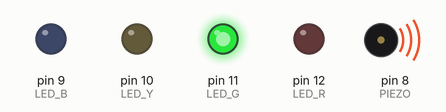
The sketch below on a simulated Arduino Uno, built with avr-gcc and run on an emulated ATmega328P. Parts: output pins drawn as LEDs (lit = HIGH), buzzer (waves = sounding).

Above: at 0.2 s.
At 7.38 s:
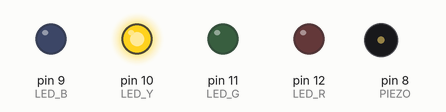
At 16.2 s:
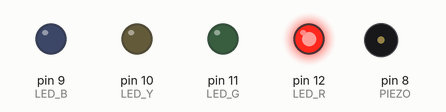
At 18.92 s:
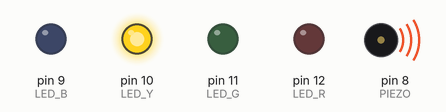
At 24.83 s:
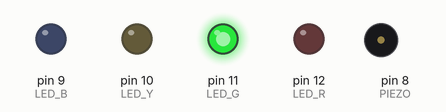
At 34.2 s:
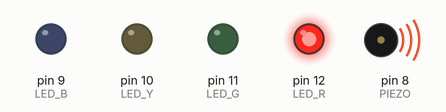
Timing chart, 0 to 40.0 s (numbered marks = the images above):
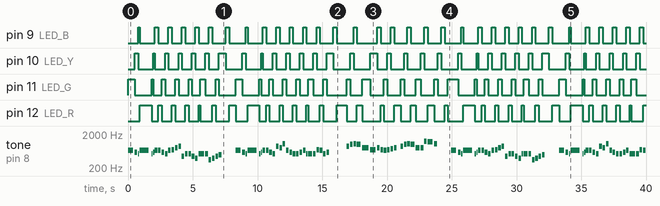

Measured:
- by itself, pin 9 (LED_B): LOW → HIGH at 0.78 s, → LOW 0.13 s later, → HIGH 1.2 s later, → LOW 0.26 s later, … (66 changes in this stretch)
- by itself, pin 10 (LED_Y): LOW → HIGH at 0.52 s, → LOW 0.26 s later, → HIGH 1.2 s later, → LOW 0.13 s later, … (66 changes in this stretch)
- by itself, pin 11 (LED_G): LOW → HIGH at 0.00 s, → LOW 0.52 s later, → HIGH 1.3 s later, → LOW 0.13 s later, … (66 changes in this stretch)
- by itself, pin 12 (LED_R): LOW → HIGH at 0.91 s, → LOW 0.91 s later, → HIGH 0.52 s later, → LOW 0.26 s later, … (65 changes in this stretch)
- by itself, tone on pin 8 (PIEZO): plays 660 Hz for 0.40 s, 588 Hz for 0.20 s, 524 Hz for 0.10 s, 660 Hz for 0.70 s, 524 Hz for 0.10 s, 588 Hz for 0.10 s … (123 notes in this stretch)

The sketch:

Arduino_music_player.ino
```cpp
#define REST 0
#define NOTE_B0 31
#define NOTE_C1 33
#define NOTE_CS1 35
#define NOTE_D1 37
#define NOTE_DS1 39
#define NOTE_E1 41
#define NOTE_F1 44
#define NOTE_FS1 46
#define NOTE_G1 49
#define NOTE_GS1 52
#define NOTE_A1 55
#define NOTE_AS1 58
#define NOTE_B1 62
#define NOTE_C2 65
#define NOTE_CS2 69
#define NOTE_D2 73
#define NOTE_DS2 78
#define NOTE_E2 82
#define NOTE_F2 87
#define NOTE_FS2 93
#define NOTE_G2 98
#define NOTE_GS2 104
#define NOTE_A2 110
#define NOTE_AS2 117
#define NOTE_B2 123
#define NOTE_C3 131
#define NOTE_CS3 139
#define NOTE_D3 147
#define NOTE_DS3 156
#define NOTE_E3 165
#define NOTE_F3 175
#define NOTE_FS3 185
#define NOTE_G3 196
#define NOTE_GS3 208
#define NOTE_A3 220
#define NOTE_AS3 233
#define NOTE_B3 247
#define NOTE_C4 262
#define NOTE_CS4 277
#define NOTE_D4 294
#define NOTE_DS4 311
#define NOTE_E4 330
#define NOTE_F4 349
#define NOTE_FS4 370
#define NOTE_G4 392
#define NOTE_GS4 415
#define NOTE_A4 440
#define NOTE_AS4 466
#define NOTE_B4 494
#define NOTE_C5 523
#define NOTE_CS5 554
#define NOTE_D5 587
#define NOTE_DS5 622
#define NOTE_E5 659
#define NOTE_F5 698
#define NOTE_FS5 740
#define NOTE_G5 784
#define NOTE_GS5 831
#define NOTE_A5 880
#define NOTE_AS5 932
#define NOTE_B5 988
#define NOTE_C6 1047
#define NOTE_CS6 1109
#define NOTE_D6 1175
#define NOTE_DS6 1245
#define NOTE_E6 1319
#define NOTE_F6 1397
#define NOTE_FS6 1480
#define NOTE_G6 1568
#define NOTE_GS6 1661
#define NOTE_A6 1760
#define NOTE_AS6 1865
#define NOTE_B6 1976
#define NOTE_C7 2093
#define NOTE_CS7 2217
#define NOTE_D7 2349
#define NOTE_DS7 2489
#define NOTE_E7 2637
#define NOTE_F7 2794
#define NOTE_FS7 2960
#define NOTE_G7 3136
#define NOTE_GS7 3322
#define NOTE_A7 3520
#define NOTE_AS7 3729
#define NOTE_B7 3951
#define NOTE_C8 4186
#define NOTE_CS8 4435
#define NOTE_D8 4699
#define NOTE_DS8 4978

// define analog outputs for piezo and LEDs
#define LED_R 12
#define LED_Y 10
#define LED_G 11
#define LED_B 9
#define PIEZO 8

// define the sequence of notes in the melody
int melody[] = {
    NOTE_E4, NOTE_D4, NOTE_C4, NOTE_E4, NOTE_C4, NOTE_D4, NOTE_E4, NOTE_E4, NOTE_D4, NOTE_C4, NOTE_E4, NOTE_F4, NOTE_G4, NOTE_A4,
    NOTE_A3, NOTE_C4, NOTE_C4, NOTE_A3, NOTE_G3, NOTE_C4, NOTE_C4, NOTE_C4, NOTE_F3, NOTE_G3, NOTE_A3, NOTE_B3, REST, REST, REST,
    NOTE_E4, NOTE_D4, NOTE_C4, NOTE_E4, NOTE_C4, NOTE_D4, NOTE_E4, NOTE_E4, NOTE_D4, NOTE_C4, NOTE_A4, NOTE_G4, NOTE_C5, NOTE_E4,
    NOTE_D4, NOTE_C4, NOTE_C4, NOTE_D4, NOTE_E4, NOTE_C4, NOTE_C4, NOTE_C4, NOTE_F4, NOTE_E4, NOTE_C4, NOTE_D4, REST, REST, REST,
    REST, NOTE_A4, NOTE_B4, NOTE_C5, NOTE_B4, NOTE_G4, NOTE_F4, NOTE_G4, NOTE_F4, NOTE_E4, NOTE_F4, NOTE_FS4, NOTE_G4,
    REST, NOTE_A4, NOTE_B4, NOTE_C5, NOTE_B4, NOTE_G4, NOTE_G4, NOTE_DS5, NOTE_D5, NOTE_C5, REST, REST, REST, REST};

// define the lengths of each note (and rest) in the sequence. Each unit corresponds to a sixteenth note,
// 2 = eighth note, 4 = quarter note, etc.
int noteDurations[] = {
    4, 2, 1, 7, 1, 1, 2, 2, 2, 2, 2, 2, 2, 2,
    2, 2, 2, 2, 2, 1, 3, 2, 2, 2, 2, 2, 2, 2, 4,
    4, 2, 1, 7, 1, 1, 2, 2, 2, 2, 2, 2, 2, 2,
    2, 2, 2, 2, 2, 1, 3, 2, 2, 2, 2, 2, 2, 2, 4,
    2, 2, 2, 2, 3, 5, 4, 2, 2, 2, 2, 2, 2,
    2, 2, 2, 2, 3, 3, 2, 2, 4, 2, 2, 2, 2, 2};

// a boolean which indicates whether or not to advance to the next LED on a given note
bool advance[] = {
    true, true, true, true, true, true, true, true, true, true, true, true, true, true,
    true, true, true, true, true, true, true, true, true, true, true, true, false, true, true,
    true, true, true, true, true, true, true, true, true, true, true, true, true, true,
    true, true, true, true, true, true, true, true, true, true, true, true, false, true, true,
    false, true, true, true, true, true, true, true, true, true, true, true, true,
    false, true, true, true, true, true, true, true, true, true, true, true, true, true};

void setup()
{
  pinMode(LED_R, OUTPUT);
  pinMode(LED_Y, OUTPUT);
  pinMode(LED_G, OUTPUT);
  pinMode(LED_B, OUTPUT);
}

void loop()
{
  play();
  digitalWrite(LED_R, LOW);
  digitalWrite(LED_G, LOW);
  digitalWrite(LED_Y, LOW);
  digitalWrite(LED_B, LOW);
}

void play()
{
  int noteCount = sizeof(melody) / sizeof(int);
  bool toggleLeds = true;
  int advanceLight = 0;

  for (int thisNote = 0; thisNote < noteCount; thisNote++)
  {
    if (advance[thisNote])
    {
      advanceLight++;
    }

    // flash the LEDs
    digitalWrite(LED_R, (advanceLight % 4 == 0));
    digitalWrite(LED_G, (advanceLight % 4 == 1));
    digitalWrite(LED_Y, (advanceLight % 4 == 2));
    digitalWrite(LED_B, (advanceLight % 4 == 3));
    toggleLeds = !toggleLeds;

    noTone(PIEZO);

    int noteDuration = 100 * noteDurations[thisNote];

    int octaveMul = 2;
    // play the note
    tone(PIEZO, octaveMul * melody[thisNote], noteDuration);
    int pauseBetweenNotes = noteDuration * 1.30;
    delay(pauseBetweenNotes);
  }
}
```
